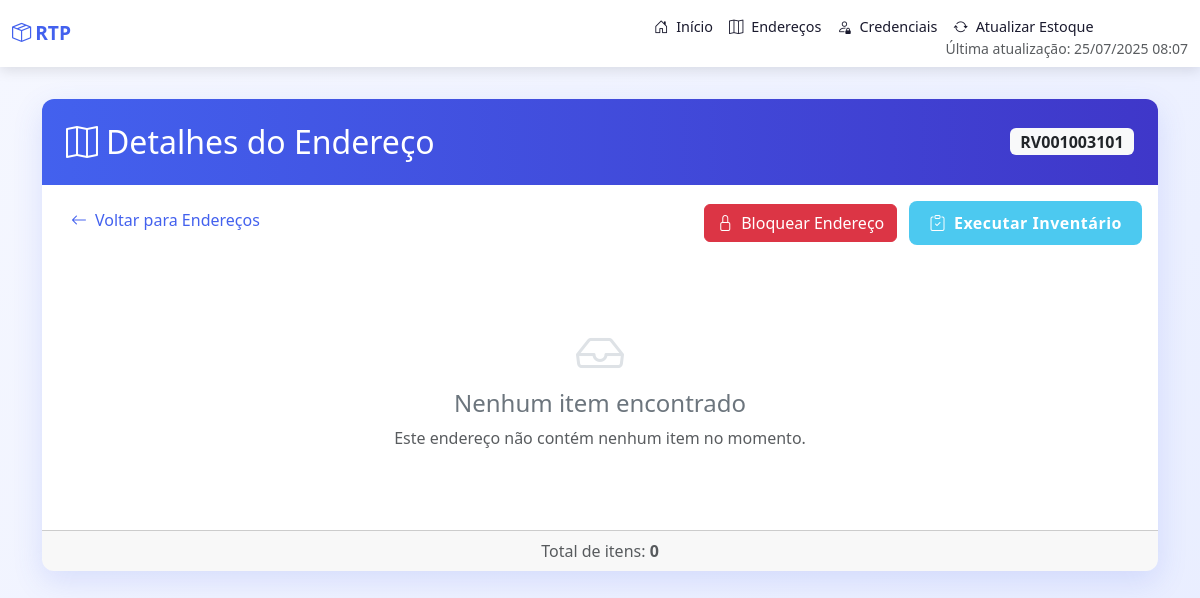
The page /enderecos/RV001003101 on the database as committed earlier.
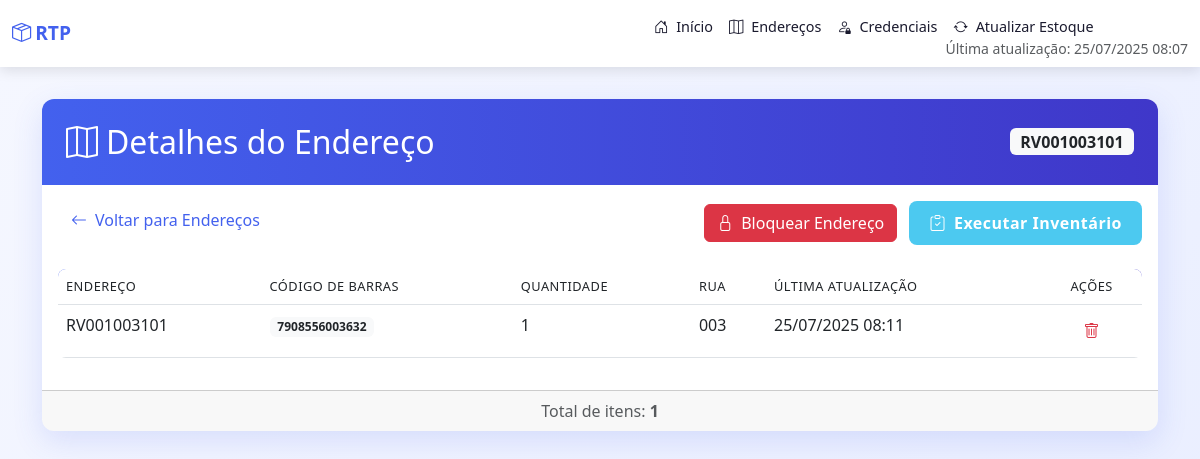
The same page on the database as committed later.
### models.py (models this page shows)
class BarraEndereco(db.Model):
    __tablename__ = 'barra_endereco'
    id = db.Column(db.Integer, primary_key=True, autoincrement=True)
    barra = db.Column(db.String(255), nullable=False)
    rua = db.Column(db.String(255), nullable=False)
    endereco = db.Column(db.String(255), nullable=False)
    data_armazenamento = db.Column(db.DateTime, nullable=False)
    bloqueado = db.Column(db.Boolean, default=False, nullable=False)

### app.py (the view, shortened to what this page needs)
@app.route('/enderecos/<endereco>', methods=['GET', 'POST'])
def detalhes_endereco(endereco):
    detalhes = db.session.query(
        BarraEndereco.barra,
        func.count(BarraEndereco.endereco).label('qtde'),
        BarraEndereco.rua,
        func.max(BarraEndereco.data_armazenamento).label('data_atualizado'),
        BarraEndereco.bloqueado  # Adicionar campo bloqueado
    ).filter_by(endereco=endereco).group_by(BarraEndereco.barra, BarraEndereco.rua, BarraEndereco.bloqueado).all()
    itens = []
    bloqueado = False
    for detalhe in detalhes:
        itens.append({
            'Codigo': detalhe.barra,
            'qtde': detalhe.qtde,
            'Local': endereco,
            'Rua': detalhe.rua,
            'DataAtualizado': detalhe.data_atualizado,
            'Bloqueado': detalhe.bloqueado
        })
        bloqueado = detalhe.bloqueado  # Assume que todos os registros do mesmo endereço têm o mesmo status de bloqueio
    cred = db.session.query(UserCredential).first()
    data_atualizacao_estoque = db.session.query(func.max(Estoque.data_atualizacao)).scalar()
    return render_template('detalhes_endereco.html', endereco=endereco, detalhes=detalhes, cred=cred,
                         data_atualizacao_estoque=data_atualizacao_estoque, bloqueado=bloqueado)

### templates/detalhes_endereco.html (shortened to what this page needs)
<!DOCTYPE html>
<html lang="pt-br">
<head>
    <link href="https://cdn.jsdelivr.net/npm/bootstrap@5.3.0/dist/css/bootstrap.min.css" rel="stylesheet">
    <link href="https://cdn.jsdelivr.net/npm/bootstrap-icons@1.10.5/font/bootstrap-icons.css" rel="stylesheet">
</head>
<body>
    {% include 'navbar.html' %}
    <div class="main-container">
        <div class="container">
            <div class="card">
                <div class="card-header">
                    <div class="d-flex justify-content-between align-items-center">
                        <h2 class="mb-0">
                            <i class="bi bi-map me-2"></i>Detalhes do Endereço
                        </h2>
                        <span class="badge bg-light text-dark fs-6">{{ endereco }}</span>
                    </div>
                </div>
                <div class="card-body">
                    <div class="d-flex justify-content-between mb-4">
                        <a href="{{ url_for('enderecos') }}" class="btn btn-link">
                            <i class="bi bi-arrow-left me-2"></i>Voltar para Endereços
                        </a>
                        <div>
                            <form method="POST" action="{{ url_for('detalhes_endereco', endereco=endereco) }}" class="d-inline">
                                {% if bloqueado %}
                                <button type="submit" name="desbloquear" class="btn btn-warning me-2">
                                    <i class="bi bi-unlock me-2"></i>Desbloquear Endereço
                                </button>
                                {% else %}
                                <button type="submit" name="bloquear" class="btn btn-danger me-2">
                                    <i class="bi bi-lock me-2"></i>Bloquear Endereço
                                </button>
                                {% endif %}
                            </form>
                            <button class="btn btn-success" onclick="openModal('modal1')">
                                <i class="bi bi-clipboard-check me-2"></i>Executar Inventário
                            </button>
                        </div>
                    </div>
                    {% if detalhes %}
                    <div class="table-responsive">
                        <table class="table table-hover">
                            <thead>
                                <tr>
                                    <th>Endereço</th>
                                    <th>Código de Barras</th>
                                    <th>Quantidade</th>
                                    <th>Rua</th>
                                    <th>Última Atualização</th>
                                    <th class="text-center">Ações</th>
                                </tr>
                            </thead>
                            <tbody>
                                {% for item in detalhes %}
                                <tr>
                                    <td>{{ endereco }}</td>
                                    <td><span class="badge bg-light text-dark">{{ item.barra }}</span></td>
                                    <td>{{ item.qtde }}</td>
                                    <td>{{ item.rua }}</td>
                                    <td>{{ item.data_atualizado.strftime('%d/%m/%Y %H:%M') if item.data_atualizado else 'N/A' }}</td>
                                    <td class="text-center">
                                        <form method="POST" action="{{ url_for('excluir_item', endereco=endereco) }}" class="delete-item-form" id="delete-item-form-{{ item.barra | replace('/', '-') }}">
                                            <button type="button" class="btn btn-link text-danger action-btn" title="Excluir item" data-bs-toggle="modal" data-bs-target="#modalExcluirItem" data-barra="{{ item.barra }}">
                                                <i class="bi bi-trash"></i>
                                            </button>
                                        </form>
                                    </td>
                                </tr>
                                {% endfor %}
                            </tbody>
                        </table>
                    </div>
                    {% else %}
                    <div class="empty-state">
                        <i class="bi bi-inbox"></i>
                        <h4>Nenhum item encontrado</h4>
                        <p class="text-muted">Este endereço não contém nenhum item no momento.</p>
                    </div>
                    {% endif %}
                </div>
                <div class="card-footer text-muted text-center">
                    Total de itens: <strong>{{ detalhes|length }}</strong>
                </div>
            </div>
        </div>
    </div>
</body>
</html>

### templates/navbar.html (shortened to what this page needs)
<nav class="navbar navbar-expand-lg navbar-light bg-white">
    <div class="container-fluid">
        <a class="navbar-brand" href="/">
            <i class="bi bi-box-seam me-1"></i>RTP
        </a>
        <div class="collapse navbar-collapse" id="navbarNav">
            <ul class="navbar-nav ms-auto">
                <li class="nav-item">
                    <a class="nav-link" href="/">
                        <i class="bi bi-house-door me-1"></i> Início
                    </a>
                </li>
                <li class="nav-item">
                    <a class="nav-link" href="/enderecos">
                        <i class="bi bi-map me-1"></i> Endereços
                    </a>
                </li>
                <li class="nav-item">
                    <a class="nav-link" href="/credenciais">
                        <i class="bi bi-person-lock me-1"></i> Credenciais
                    </a>
                </li>
                <li class="nav-item">
                    <a class="nav-link" href="#" data-bs-toggle="modal" data-bs-target="#modalAtualizarEstoque">
                        <i class="bi bi-arrow-repeat me-1"></i> Atualizar Estoque
                    </a>
                    {% if data_atualizacao_estoque %}
                    <div class="text-center small text-muted" style="margin-top: -8px;">
                        <span>Última atualização: {{ data_atualizacao_estoque.strftime('%d/%m/%Y %H:%M') }}</span>
                    </div>
                    {% endif %}
                </li>
            </ul>
        </div>
    </div>
</nav>

### templates/detalhes_endereco.html (style rules this page uses)
:root { --primary-color: #4361ee; --secondary-color: #3f37c9; --success-color: #4cc9f0; --warning-color: #ffbe0b; --danger-color: #f72585; --dark-color: #1a1a2e; --light-color: #f8f9fa; }
body { font-family: 'Segoe UI', Tahoma, Geneva, Verdana, sans-serif; background-color: #f5f7ff; color: #333; }
.navbar-brand { font-weight: 700; color: var(--primary-color) !important; font-size: 1.2rem; padding: 0.5rem 0; }
.nav-link { font-weight: 500; color: var(--dark-color) !important; font-size: 0.9rem; padding: 0.5rem 0.75rem; }
.main-container { background: linear-gradient(135deg, #f5f7ff 0%, #e8edff 100%); min-height: calc(100vh - 56px); padding: 2rem 0; }
.card { border: none; border-radius: 12px; box-shadow: 0 10px 30px rgba(67, 97, 238, 0.15); overflow: hidden; }
.card-header { background: linear-gradient(to right, var(--primary-color), var(--secondary-color)); color: white; padding: 1.5rem; border-bottom: none; }
.btn-success { background-color: var(--success-color); border: none; border-radius: 8px; padding: 10px 20px; font-weight: 600; letter-spacing: 0.5px; transition: all 0.3s ease; }
.btn-link { color: var(--primary-color); text-decoration: none; transition: all 0.3s ease; }
.table { border-radius: 8px; overflow: hidden; }
.table thead { background: linear-gradient(to right, var(--primary-color), var(--secondary-color)); color: white; }
.table th { font-weight: 500; text-transform: uppercase; font-size: 0.8rem; letter-spacing: 0.5px; }
.table tbody tr { transition: all 0.2s ease; }
.action-btn { transition: all 0.2s ease; padding: 5px; border-radius: 4px; }
.navbar { box-shadow: 0 4px 12px rgba(0, 0, 0, 0.1); }

Rows that differ between the two databases and show on the page:
added BarraEndereco: endereco "RV001003101", barra "7908556003632", qtde "1", rua "003", data_atualizado "25/07/2025 08:11"
Other text that changed with them:
{{ detalhes|length }}: "0" → "1"
{{ endereco }}: "RV001003101" → (not shown)
text no longer shown: "Nenhum item encontrado Este endereço não contém nenhum item no momento."
text now shown: "ENDEREÇO CÓDIGO DE BARRAS QUANTIDADE RUA ÚLTIMA ATUALIZAÇÃO AÇÕES"
